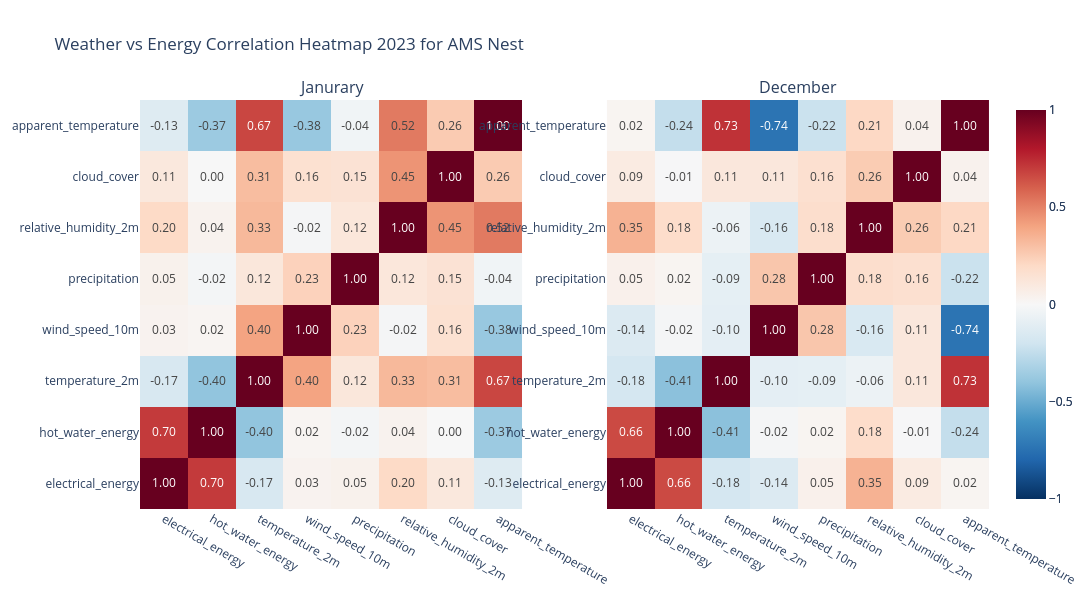

Notebook code cell kept with this figure:
### Markdown cell above
Similar to the annual line charts for electrical and hot water usage, the overall correlation matrix does not reveal any strong linear relationships or immediately noticeable patterns, as many of the correlation values are close to 0.00. In particular, the relationship between electrical energy usage and hot water usage appears relatively weak when examining the aggregated yearly data.

One possible explanation is that temporal factors, such as season and month, influence these relationships and obscure correlations when the data is analyzed across an entire year. As a result, the relationships between variables may vary depending on the time period being observed. To investigate this further, we generate separate correlation matrices for January 2023 and December 2023 in order to examine whether temporal context affects the observed correlations.

### Code cell
fig_08 = make_subplots(rows=1, cols=2,
                        subplot_titles=["Janurary", "December"])

fig_08a = create_yearly_heatmap(ams_2023_weather, 2023, 5, 1, 31, 1, "Janurary")
fig_08b = create_yearly_heatmap(ams_2023_weather, 2023, 1, 12, 31, 12, "December")

# Assign separate color axes
fig_08a.data[0].update(coloraxis="coloraxis1")
fig_08b.data[0].update(coloraxis="coloraxis2")

fig_08.add_trace(fig_08a.data[0], row=1, col=1)
fig_08.add_trace(fig_08b.data[0], row=1, col=2)

fig_08.update_layout(
    width=1600, height=600,
    title_text="Weather vs Energy Correlation Heatmap 2023 for AMS Nest",
    coloraxis1=dict(colorscale='RdBu_r', cmin=-1, cmax=1),
    coloraxis2=dict(colorscale='RdBu_r', cmin=-1, cmax=1)
)

fig_08.show()

### Figure 1 — Plotly figure (JSON) as saved in the notebook; plotly's stock layout.template omitted (floating-point values rounded to 4 significant figures)
{"data": [{"coloraxis": "coloraxis", "hovertemplate": "x: %{x}<br>y: %{y}<br>color: %{z}<extra></extra>", "name": "0", "texttemplate": "%{z:.2f}", "type": "heatmap", "x": ["electrical_energy", "hot_water_energy", "temperature_2m", "wind_speed_10m", "precipitation", "relative_humidity_2m", "cloud_cover", "apparent_temperature"], "xaxis": "x", "y": ["electrical_energy", "hot_water_energy", "temperature_2m", "wind_speed_10m", "precipitation", "relative_humidity_2m", "cloud_cover", "apparent_temperature"], "yaxis": "y", "z": [[1.0, 0.7044, -0.1652, 0.0325, 0.04602, 0.1997, 0.1095, -0.1291], [0.7044, 1.0, -0.3987, 0.0196, -0.02328, 0.03793, 0.001388, -0.3683], [-0.1652, -0.3987, 1.0, 0.4017, 0.1165, 0.3274, 0.3122, 0.6731], [0.0325, 0.0196, 0.4017, 1.0, 0.2329, -0.01771, 0.1571, -0.3805], [0.04602, -0.02328, 0.1165, 0.2329, 1.0, 0.1178, 0.1475, -0.03765], [0.1997, 0.03793, 0.3274, -0.01771, 0.1178, 1.0, 0.4498, 0.5248], [0.1095, 0.001388, 0.3122, 0.1571, 0.1475, 0.4498, 1.0, 0.2596], [-0.1291, -0.3683, 0.6731, -0.3805, -0.03765, 0.5248, 0.2596, 1.0]]}, {"coloraxis": "coloraxis2", "hovertemplate": "x: %{x}<br>y: %{y}<br>color: %{z}<extra></extra>", "name": "0", "texttemplate": "%{z:.2f}", "type": "heatmap", "x": ["electrical_energy", "hot_water_energy", "temperature_2m", "wind_speed_10m", "precipitation", "relative_humidity_2m", "cloud_cover", "apparent_temperature"], "xaxis": "x2", "y": ["electrical_energy", "hot_water_energy", "temperature_2m", "wind_speed_10m", "precipitation", "relative_humidity_2m", "cloud_cover", "apparent_temperature"], "yaxis": "y2", "z": [[1.0, 0.6615, -0.1767, -0.1419, 0.05053, 0.352, 0.086, 0.02384], [0.6615, 1.0, -0.415, -0.01835, 0.02296, 0.1842, -0.005914, -0.2414], [-0.1767, -0.415, 1.0, -0.09744, -0.09336, -0.05698, 0.1141, 0.7287], [-0.1419, -0.01835, -0.09744, 1.0, 0.2786, -0.1561, 0.1123, -0.7377], [0.05053, 0.02296, -0.09336, 0.2786, 1.0, 0.1763, 0.1614, -0.218], [0.352, 0.1842, -0.05698, -0.1561, 0.1763, 1.0, 0.2569, 0.2072], [0.086, -0.005914, 0.1141, 0.1123, 0.1614, 0.2569, 1.0, 0.04055], [0.02384, -0.2414, 0.7287, -0.7377, -0.218, 0.2072, 0.04055, 1.0]]}], "layout": {"annotations": [{"font": {"size": 16}, "showarrow": false, "text": "Janurary", "x": 0.225, "xanchor": "center", "xref": "paper", "y": 1, "yanchor": "bottom", "yref": "paper"}, {"font": {"size": 16}, "showarrow": false, "text": "December", "x": 0.775, "xanchor": "center", "xref": "paper", "y": 1, "yanchor": "bottom", "yref": "paper"}], "coloraxis": {"cmax": 1, "cmin": -1, "colorscale": [[0, "rgb(5,48,97)"], [0.1, "rgb(33,102,172)"], [0.2, "rgb(67,147,195)"], [0.3, "rgb(146,197,222)"], [0.4, "rgb(209,229,240)"], [0.5, "rgb(247,247,247)"], [0.6, "rgb(253,219,199)"], [0.7, "rgb(244,165,130)"], [0.8, "rgb(214,96,77)"], [0.9, "rgb(178,24,43)"], [1, "rgb(103,0,31)"]]}, "coloraxis2": {"cmax": 1, "cmin": -1, "colorscale": [[0, "rgb(5,48,97)"], [0.1, "rgb(33,102,172)"], [0.2, "rgb(67,147,195)"], [0.3, "rgb(146,197,222)"], [0.4, "rgb(209,229,240)"], [0.5, "rgb(247,247,247)"], [0.6, "rgb(253,219,199)"], [0.7, "rgb(244,165,130)"], [0.8, "rgb(214,96,77)"], [0.9, "rgb(178,24,43)"], [1, "rgb(103,0,31)"]]}, "height": 600, "title": {"text": "Weather vs Energy Correlation Heatmap 2023 for AMS Nest"}, "width": 1600, "xaxis": {"anchor": "y", "domain": [0, 0.45]}, "xaxis2": {"anchor": "y2", "domain": [0.55, 1]}, "yaxis": {"anchor": "x", "domain": [0, 1]}, "yaxis2": {"anchor": "x2", "domain": [0, 1]}}}
